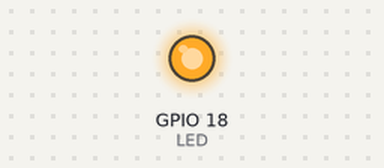
Bench run of a program on a simulated Raspberry Pi (BCM pin numbers). Shown: output pins drawn as LEDs (lit = HIGH). At 5.0 s the program stops and its outputs stay as they are.

Above: at 0.1 s.
At 5.1 s:
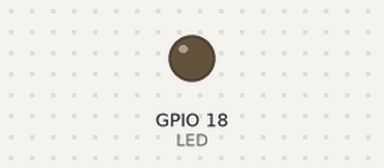
Timing chart, 0 to 6.5 s (numbered marks = the images above):
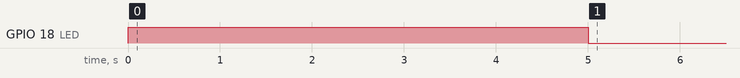

Measured:
- by itself, GPIO 18 (LED): LOW → HIGH at 0.00 s, → LOW 5.0 s later

The program:

raspberry_pi.py
```python
import RPi.GPIO as GPIO
import time

GPIO.setmode(GPIO.BCM)
LED = 18
GPIO.setup(LED, GPIO.OUT)

def lights_on():
    GPIO.output(LED, GPIO.HIGH)

def lights_off():
    GPIO.output(LED, GPIO.LOW)

if __name__ == "__main__":
    lights_on()
    time.sleep(5)
    lights_off()
```
